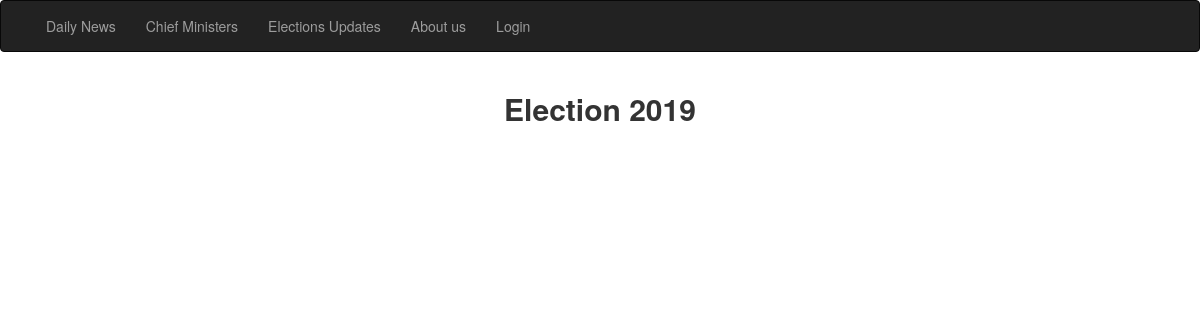
The app's page /nirvachit/election_updates/, older data.
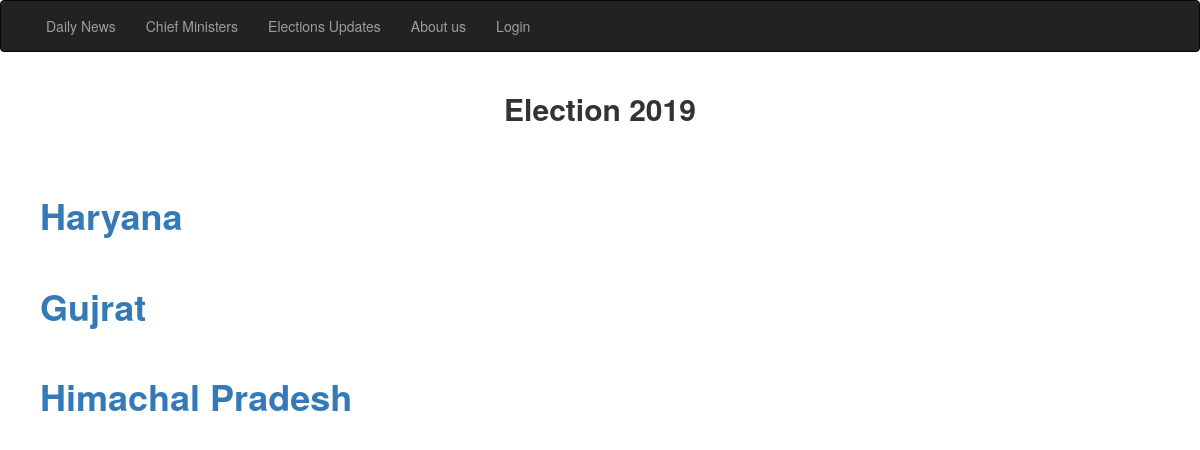
The same page, newer data.
### pollapp/models.py (models this page shows, shortened)
class ElectionUpdate(models.Model):
	state = models.ForeignKey(State, on_delete = models.CASCADE)
	party = models.ManyToManyField(Party, blank = True)
	total_no_of_seats = models.IntegerField(blank = True)
	result = models.TextField(null = True)
	class Meta:
		verbose_name = "Election Update"
		verbose_name_plural = "Election Update"

class State(models.Model):
	state = models.CharField(max_length = 100)
	def __str__(self):
		return str(self.state)
	class Meta:
		verbose_name = "State"
		verbose_name_plural = "State"

### pollapp/views.py (the view)
# urls.py: path('election_updates/', views.election_updates, name = 'election_updates'),
def election_updates(request):
	list_state = ElectionUpdate.objects.all()
	return render(request, 'pollapp/election_updates.html', {'list_state' : list_state})

### pollapp/templates/pollapp/election_updates.html
{% extends 'base.html' %}
{% block body %}
<center><h2><b>Election 2019</b></h2></center>
<br>
<br>
	{% for i in list_state %}
	<h1 style="margin-left: 40px;"><b><a href="{% url 'pollapp:election_update_details' i.id %}">{{ i.state }}</a></b></h1><br>
	{% endfor %}
{% endblock %}

### pollapp/templates/base.html (shortened to what this page needs)
 <!DOCTYPE html>
<html>
<head>
  <link rel="stylesheet" href="https://maxcdn.bootstrapcdn.com/bootstrap/3.3.7/css/bootstrap.min.css">
</head>
<body>
<div class="container-fluid">
<div class="row">
<nav class="navbar navbar-inverse">
  <div class="container-fluid">
    <div class="collapse navbar-collapse" id="myNavbar">
      <ul class="nav navbar-nav">
        <li><a href="/nirvachit/news/">Daily News</a></li>
        <li><a href="/nirvachit/former_minister/">Chief Ministers</a></li>
          <li><a href="/nirvachit/election_updates/">Elections Updates</a></li>
          <li><a href="/nirvachit/about/">About us</a></li>
{% if user.is_authenticated %}
        <li><a href="/nirvachit/">Home</a></li>
          <li><a href="/nirvachit/logout/">Logout</a></li>
{% else %}
          <li><a href="/nirvachit/login/">Login</a></li>
      </ul>
      {% endif %}
    </div>
  </div>
</nav>
</div>
</div>
{% block body %}
{% endblock %}
</body>
</html>

Row changes from the older to the newer data that the page shows:
added ElectionUpdate: state "Haryana"
added ElectionUpdate: state "Gujrat"
added ElectionUpdate: state "Himachal Pradesh"
